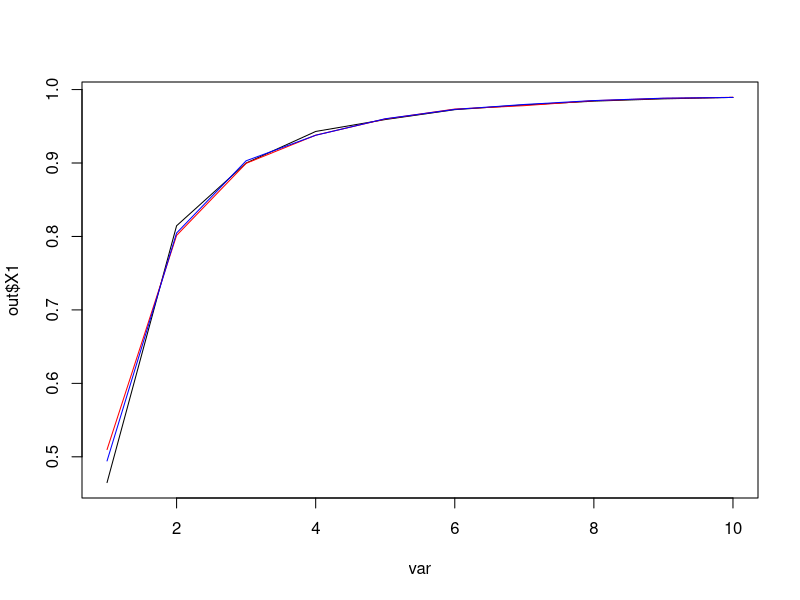

Source code (R): (Note: a time limit stopped this script after it produced the figure.)
library(ggplot2)

# causal effects of genetics to trait

var = seq(1, 10, 1)
eff = seq(1, 10, 1)

out = sapply(eff, function(x) {
  
  g = rnorm(1e3, 0, 1) # genotype
  t1 = x * g + rnorm(1e3, 0, 1) # one group of the twin pairs
  t2 = x * g + rnorm(1e3, 0, 1) # the other group of the twin pairs
  
  fit1 = summary(lm(t1 ~ g))
  fit2 = summary(lm(t2 ~ g))
  
  tcor = cor(t1, t2)
  c(fit1$adj.r.squared, fit2$adj.r.squared, tcor)
})

out = data.frame(t(out))
out$var = var

plot(var, out$X1, type = "l")
lines(out$X2, col = "red")
lines(out$X3, col = "blue")

# why siblings share 50% of the genome?

# One gene: X
# Genotypes in mother: X_m1, X_m2
# Genotypes in father: X_f1, X_f2
# Genotypes in all siblings: X_m1f1, X_m2f1, X_m1f2, X_m2f2

# simulation: multiple genes of multiple siblings

ns = 1e2 # pair of siblings
ns = 1e3 # pair of siblings

yy = replicate(ns, {
  
# ng = 1 # number of genes
# ng = 1e3 # number of genes
  ng = 1e4 # number of genes
  
  y = replicate(ng, {
    m = rbinom(2, 1, 0.5) + 1
    f = rbinom(2, 1, 0.5) + 1
    
    s = paste0("m", m, "-f", f)
    s = c(sapply(s, function(x) c(gsub("-.*", "", x), gsub(".*-", "", x))))
    sum(duplicated(s)) / 2
  })
  
  sum(y) / ng
  
})

hist(yy)
